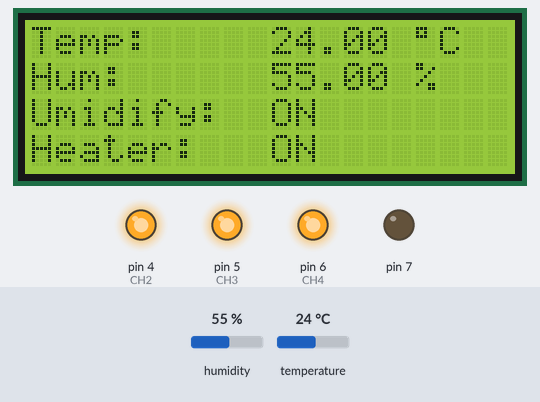
Recording of a sketch running on a simulated Arduino Uno, built with avr-gcc and run on an emulated ATmega328P. Shown: 20×4 character LCD, output pins drawn as LEDs (lit = HIGH). Inputs (shaded band) come from the test bench; at power-on: humidity 55 %, temperature 24 °C. What the sketch prints to the serial monitor is not drawn.

Above: at 3.7 s.
3.8 s: humidity set to 63 %
At 6.7 s:
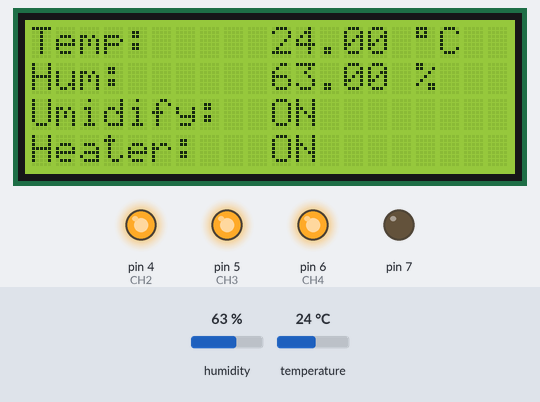
8.4 s: humidity set to 66 %
At 10.0 s:
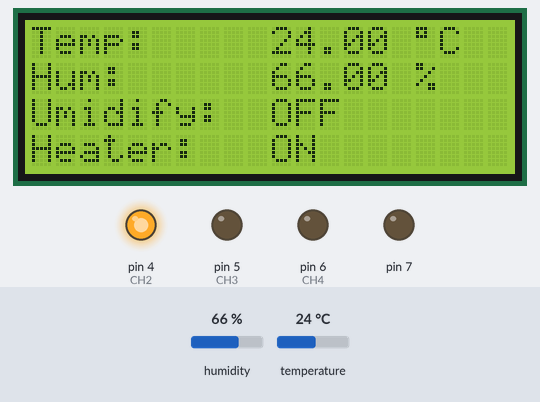
13.0 s: temperature set to 26 °C
At 16.7 s:
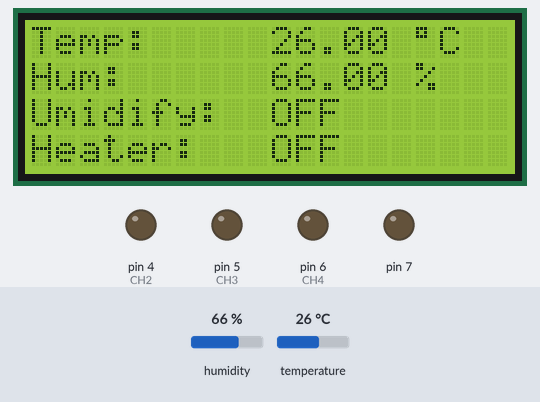
17.6 s: humidity set to 22 %
At 20.0 s:
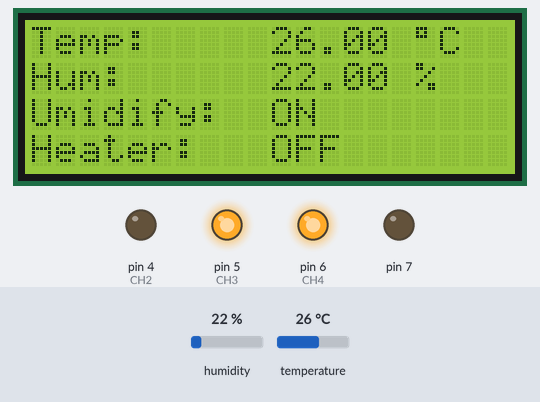
22.2 s: temperature set to 41 °C
At 25.5 s:
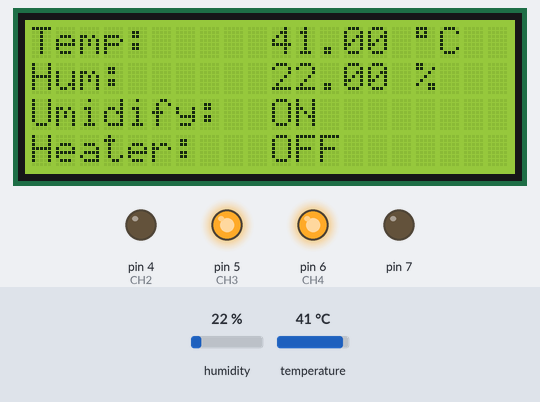
Timing chart, 0 to 27.0 s (numbered marks = the images above; inputs shaded):
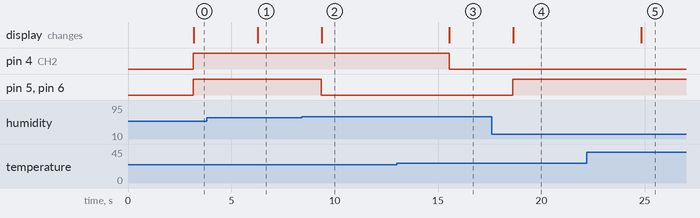

The sketch:

shroomIT.ino
```cpp
#include "DHT.h"                    // library for the humidity-temperature sensor
#include <LiquidCrystal_I2C.h>      // library for the LCD Display
#include <Wire.h>
LiquidCrystal_I2C lcd(0x27, 20, 4); // set the LCD address to 0x27 for a 16 chars and 2 line display

const float minimum_humidity = 65.00; // (%)
const float minimum_temp = 25;        // (°C)

#define DHTPIN 2                   // Digital pin connected to the DHT sensor
#define DHTTYPE DHT11
#define CH1 3
#define CH2 4
#define CH3 5
#define CH4 6
#define H_12 43200000
#define H_24 86400000

DHT dht(DHTPIN, DHTTYPE);

unsigned long myTime; // for the time management
 extern volatile unsigned long timer0_millis;
//volatile unsigned long timer0_millis;


byte smileyFace[] = {
    B00000,
    B11011,
    B11011,
    B00000,
    B10001,
    B10001,
    B11111,
    B00000};

void setup()
{
  Serial.begin(9600);
  Wire.setClock(10000);

  pinMode(4, OUTPUT);
  pinMode(5, OUTPUT);
  pinMode(6, OUTPUT);
  pinMode(7, OUTPUT);

  dht.begin();

  lcd.init();
  // Print a message to the LCD.
  lcd.backlight();
  lcd.clear();
  lcd.createChar(0, smileyFace);
  lcd.setCursor(0, 2);
  lcd.print("ShroomIT");
  lcd.setCursor(13, 2);
  lcd.write(0);
}


void loop()
{
  // Wait a few seconds between measurements
  delay(3000);

  float humidity = dht.readHumidity();
  float temp = dht.readTemperature();
  float f = dht.readTemperature(true);

  // Check if any reading failed and exit early
  if (isnan(humidity) || isnan(temp) || isnan(f))
  {
    Serial.println(F("Failed to read DHT sensor!"));
    return;
  }

  // Compute heat index in Fahrenheit (the default)
  float hif = dht.computeHeatIndex(f, humidity);
  // Compute heat index in Celsius (isFahreheit = false)
  float hic = dht.computeHeatIndex(temp, humidity, false);

  Serial.print(F("Humidity: "));
  Serial.print(humidity);
  Serial.print(F("%  Temperature: "));
  Serial.print(temp);
  Serial.print(F("°C "));
  Serial.print(f);
  Serial.print(F("°F  Heat index: "));
  Serial.print(hic);
  Serial.print(F("°C "));
  Serial.print(hif);
  Serial.println(F("°F"));

  // Print measured temperature and humidity on the LCD Display
  lcd.clear();
  lcd.setCursor(0, 0);
  lcd.print("Temp:");
  lcd.setCursor(10, 0);
  lcd.print(temp);
  lcd.setCursor(15, 0);
  lcd.print(F(" \xDF""C"));
  lcd.setCursor(0, 1);
  lcd.print("Hum:");
  lcd.setCursor(10, 1);
  lcd.print(humidity);
  lcd.setCursor(15, 1);
  lcd.print(" %");

  // Set the lights ON for 12 hours, then turn them off
  Serial.print("Time: ");
  myTime = millis();

  Serial.println(myTime); // prints time since program started

  digitalWrite(CH1, LOW);

  if (myTime > H_12)
  {
    digitalWrite(CH1, HIGH);
  }

  // when 24h passed, impose the end of the loop
  if (myTime > H_24)
  {
    noInterrupts();
    timer0_millis = 0;
    interrupts();
  }

  // setting the atomizer and the fan ON if the humidity is under the minimum humidity
  if (humidity < minimum_humidity)
  {
    digitalWrite(CH3, HIGH);
    digitalWrite(CH4, HIGH);
    lcd.setCursor(0, 2);
    lcd.print("Umidify:");
    lcd.setCursor(10, 2);
    lcd.print("ON");
  }
  else
  {
    digitalWrite(CH3, LOW);
    digitalWrite(CH4, LOW);
    lcd.setCursor(0, 2);
    lcd.print("Umidify:");
    lcd.setCursor(10, 2);
    lcd.print("OFF");
  }

  // setting the hot resistance ON if the temperature is under the minimum temperature
  if (temp < minimum_temp)
  {
    digitalWrite(CH2, HIGH);
    lcd.setCursor(0, 3);
    lcd.print("Heater:");
    lcd.setCursor(10, 3);
    lcd.print("ON");
  }
  else
  {
    digitalWrite(CH2, LOW);
    lcd.setCursor(0, 3);
    lcd.print("Heater:");
    lcd.setCursor(10, 3);
    lcd.print("OFF");
  }
}
```

Measured:
- the behaviour switches between 64 and 65 % on humidity (found by bisection; images 1 and 2)
- the behaviour switches between 24 and 25 °C on temperature (found by bisection; images 2 and 3)
- after the input at 3.8 s, the display: changes after 2.5 s (image 1)
- after the input at 8.4 s, pin 5 (CH3), pin 6 (CH4): HIGH → LOW after 0.94 s; the display: changes after 0.96 s (image 2)
- after the input at 13.0 s, pin 4 (CH2): HIGH → LOW after 2.5 s; the display: changes after 2.6 s (image 3)
- after the input at 17.6 s, pin 5 (CH3), pin 6 (CH4): LOW → HIGH after 1.0 s; the display: changes after 1.0 s (image 4)
- after the input at 22.2 s, the display: changes after 2.6 s (image 5)
